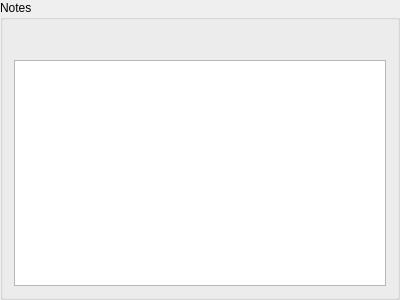
<?xml version="1.0" encoding="UTF-8"?>
<ui version="4.0">
 <class>DruidNotes</class>
 <widget class="QGroupBox" name="DruidNotes">
  <property name="geometry">
   <rect>
    <x>0</x>
    <y>0</y>
    <width>400</width>
    <height>300</height>
   </rect>
  </property>
  <property name="windowTitle">
   <string>GroupBox</string>
  </property>
  <property name="title">
   <string>Notes</string>
  </property>
  <layout class="QHBoxLayout" name="horizontalLayout">
   <property name="topMargin">
    <number>40</number>
   </property>
   <item>
    <widget class="QPlainTextEdit" name="_notes"/>
   </item>
  </layout>
 </widget>
 <resources/>
 <connections/>
</ui>
